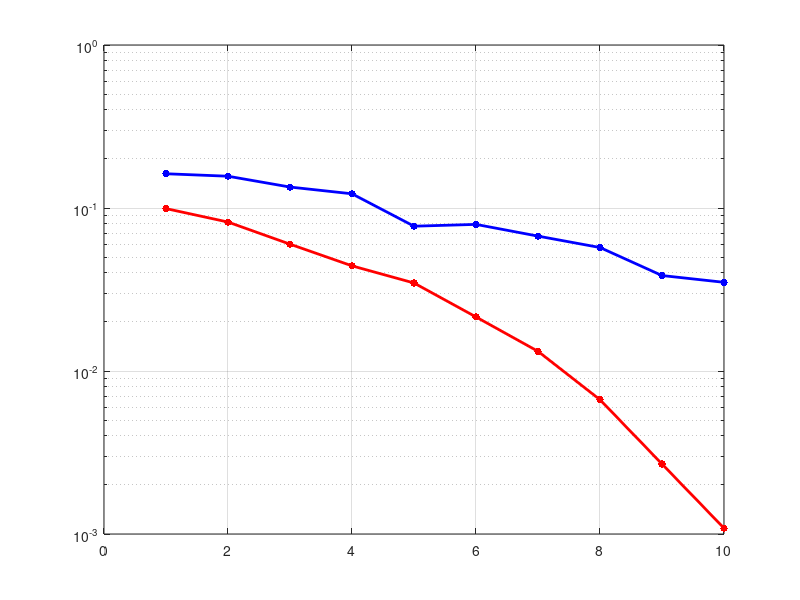

The MATLAB script that drew this image: (Note: this script raises an error after producing the figure.)
close all; clear; clc;

snr_array = 1:1:10;
err_max = 100;
N = 100;
ber_array_awgn = zeros(1, length(snr_array));
ber_array_fad = zeros(1, length(snr_array));
demodulated = zeros(1, 3 * N);
enc_p = [0, pi/4, 3*pi/4, pi/2, 7*pi/4, 3*pi/2, pi, 5*pi/4];

for sim_i = 1:length(snr_array)
    snr = snr_array(sim_i);
    npower = 1 / (6 * (10 ^ (snr / 10)));
    err_num_awgn = 0;
    total_num_awgn = 0;
    while err_num_awgn < err_max
        bits = randi([0, 1],[1, N * 3]);
        syms_p = zeros(1, N);
        for i = 1:N
            s = char('0' + bits(i*3-2:i*3));
            s = bin2dec(s);
            syms_p(i) = enc_p(s+1);
        end
        syms = exp(syms_p * 1j);
        noise_i = (sqrt(npower) * randn(1, N));
        noise_q = (sqrt(npower) * randn(1, N));
        noise = noise_i + noise_q * 1j;
        receiver = syms + noise;
        receiver_p = angle(receiver);
        receiver_p = receiver_p + (receiver_p < 0) * 2 * pi;
        for i = 1:N
            s = receiver_p(i);
            r = -1;
            for di = 1:length(enc_p)
                d = enc_p(di);
                upper_bound = d + pi / 8;
                if (s < upper_bound) && (s >= d)
                    r = di;
                else
                    lower_bound = d - pi / 8;
                    if(d == 0)
                        lower_bound = lower_bound + 2 * pi;
                        d = 2 * pi;
                    end
                    if (s >= lower_bound) && (s < d)
                        r = di;
                    end
                end
                if r >= 0
                    da = (dec2bin(r-1) - '0');
                    demodulated((i*3-2):(i*3)) = [zeros(1, 3-length(da)), da];
                    break;
                end
            end
        end
        err = sum(abs(bits - demodulated));
        err_num_awgn = err_num_awgn + err;
        total_num_awgn = total_num_awgn + 3 * N;
    end
    ber_array_awgn(sim_i) = err_num_awgn / total_num_awgn;
    
    err_num_fad = 0;
    total_num_fad = 0;
    while err_num_fad < err_max
        bits = randi([0, 1],[1, N * 3]);
        syms_p = zeros(1, N);
        for i = 1:N
            s = char('0' + bits(i*3-2:i*3));
            s = bin2dec(s);
            syms_p(i) = enc_p(s+1);
        end
        syms = exp(syms_p * 1j);
        fad = (randn(1, N) + randn(1, N) * 1j) / sqrt(2);
        noise_i = (sqrt(npower) * randn(1, N));
        noise_q = (sqrt(npower) * randn(1, N));
        noise = noise_i + noise_q * 1j;
        receiver = syms .* abs(fad) + noise;
        receiver = receiver ./ abs(fad);
        receiver_p = angle(receiver);
        receiver_p = receiver_p + (receiver_p < 0) * 2 * pi;
        for i = 1:N
            s = receiver_p(i);
            r = -1;
            for di = 1:length(enc_p)
                d = enc_p(di);
                upper_bound = d + pi / 8;
                if (s < upper_bound) && (s >= d)
                    r = di;
                else
                    lower_bound = d - pi / 8;
                    if(d == 0)
                        lower_bound = lower_bound + 2 * pi;
                        d = 2 * pi;
                    end
                    if (s >= lower_bound) && (s < d)
                        r = di;
                    end
                end
                if r >= 0
                    da = (dec2bin(r-1) - '0');
                    demodulated((i*3-2):(i*3)) = [zeros(1, 3-length(da)), da];
                    break;
                end
            end
        end
        err = sum(abs(bits - demodulated));
        err_num_fad = err_num_fad + err;
        total_num_fad = total_num_fad + 3 * N;
    end
    ber_array_fad(sim_i) = err_num_fad / total_num_fad;
end

[snr_array', ber_array_awgn']
[snr_array', ber_array_fad']

lw = 2;
ms = 16;
figure;
semilogy(snr_array, ber_array_awgn, 'r.-', 'linewidth', lw, 'markersize', ms);
hold on;
grid on;
semilogy(snr_array, ber_array_fad, 'b.-', 'linewidth', lw, 'markersize', ms);
ber_theoretical_awgn = berawgn(snr_array, 'psk', 8, 'nondiff');
semilogy(snr_array, ber_theoretical_awgn, 'g.-', 'linewidth', lw, 'markersize', ms);
ber_theoretical_fad = berfading(snr_array, 'psk', 8, 1);
semilogy(snr_array, ber_theoretical_fad, 'c.-', 'linewidth', lw, 'markersize', ms);
% axis([min(snr_array), max(snr_array), 0.0001, 1]);
xlabel('SNR(dB)');
ylabel('BER');
title('8PSK');
legend('Simulation AWGN', 'Simulation Fading', 'Theoretical AWGN', 'Theoretical Fading');

